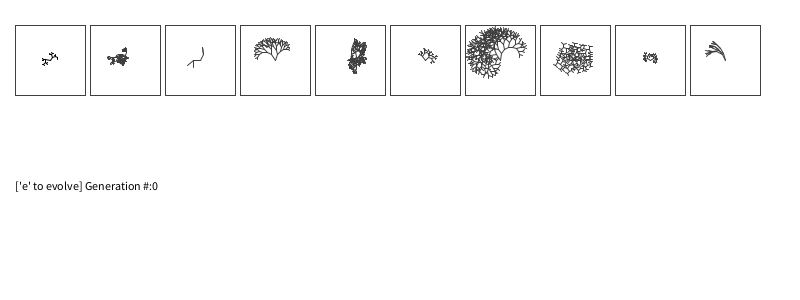
Frame 1 (no input)
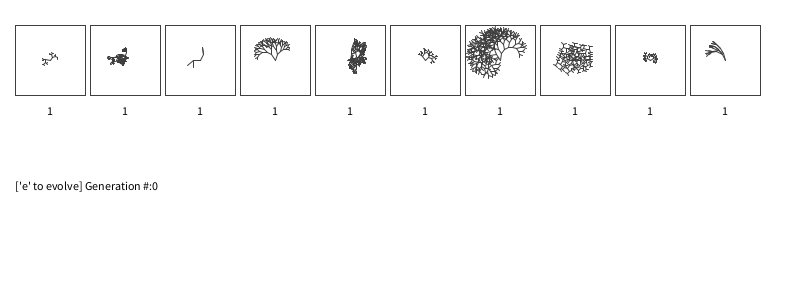
Frame 60 (the mouse pressed at the canvas centre just before this capture)
Frame 120 (the mouse held since frame 60 and released just before this capture): identical to frame 60, image omitted

The Processing sketch that drew these frames (run headless with seeded random() and noise(); from frame 60 on, the mouse is pressed at the canvas centre):

// Processing sketch: GA_interativo01
// ── GA_interativo01.pde
// The Nature of Code
// Daniel Shiffman
// http://natureofcode.com

// Interactive Selection
// http://www.genarts.com/karl/papers/siggraph91.html

Population population;

void setup() {
  size(800, 300);
  colorMode(RGB, 1.0);
  int popmax = 10;
  float mutationRate = 0.05;  // A pretty high mutation rate here, our population is rather small we need to enforce variety
  // Create a population with a target phrase, mutation rate, and population max
  population = new Population(mutationRate, popmax);
}

void draw() {
  background(1.0);
  // Display the faces
  population.display();
  population.rollover(mouseX, mouseY);
  // Display some text
  textAlign(LEFT);
  fill(0);
  text("['e' to evolve] Generation #:" + population.getGenerations(), 15, 190);
}

// If 'e' is presses, evolve next generation
void keyPressed() {
  if (key == 'e') {
    randomSeed(frameCount);
    population.selection();
    population.reproduction();
  }
}

// ── DNA.pde
// The Nature of Code
// Daniel Shiffman
// http://natureofcode.com

// Interactive Selection
// http://www.genarts.com/karl/papers/siggraph91.html

class DNA {

  // The genetic sequence
  float[] genes;
  int len = 10;  // Arbitrary length
  
  //Constructor (makes a random DNA)
  DNA() {
    // DNA is random floating point values between 0 and 1 (!!)
    genes = new float[len];
    for (int i = 0; i < genes.length; i++) {
      genes[i] = random(0,1);
    }
  }
  
  DNA(float[] newgenes) {
    genes = newgenes;
  }
  

  // Crossover
  // Creates new DNA sequence from two (this & 
  DNA crossover(DNA partner) {
    float[] child = new float[genes.length];
    int crossover = int(random(genes.length));
    for (int i = 0; i < genes.length; i++) {
      if (i > crossover) child[i] = genes[i];
      else               child[i] = partner.genes[i];
    }
    DNA newgenes = new DNA(child);
    return newgenes;
  }
  
  // Based on a mutation probability, picks a new random character in array spots
  void mutate(float m) {
    for (int i = 0; i < genes.length; i++) {
      if (random(1) < m) {
         genes[i] = random(0,1);
      }
    }
  }
}

// ── Organism.pde
// The Nature of Code
// Daniel Shiffman
// http://natureofcode.com
// Interactive Selection
// http://www.genarts.com/karl/papers/siggraph91.html

// The class for our "organism", contains DNA sequence, fitness value, position on screen
// Fitness Function f(t) = t (where t is "time" mouse rolls over organism)

class Organism {

  DNA dna;          // organism's DNA
  float fitness;    // How good is this organism?
  float x, y;       // Position on screen
  int wh = 70;      // Size of square enclosing organism
  boolean mouseIsOver; // Are we rolling over this organism?
  float a, b, c;

  // Create a new organism
  Organism(DNA dna_, float x_, float y_) {
    dna = dna_;
    x = x_; 
    y = y_;
    fitness = 1;
  }

  // Display the organism
  void display() {
    // We are using the organism's DNA to pick properties for this organism
    // such as: head size, color, eye position, etc.
    // Now, since every gene is a floating point between 0 and 1, we map the values
    a   = map(dna.genes[0], 0, 1, 0, HALF_PI);
    //color c          = color(dna.genes[1], dna.genes[2], dna.genes[3]);
    b   = map(dna.genes[4], 0, 1, 0, 10);
    c   = map(dna.genes[5], 0, 1, -2, 2);
    int d   = int(map(dna.genes[6], 0, 1, 2, 10));

    // Once we calculate all the above properties, we use those variables to draw rects, ellipses, etc.
    pushMatrix();
    translate(x, y);
    randomSeed(int(x + y));
    branch(d, a, wh/10 + (wh/75)*b);
    // Draw the bounding box
    stroke(0.25);
    pushStyle();
    if (mouseIsOver) fill(0, 0.25);
    else noFill();
    rectMode(CENTER);
    rect(0, 0, wh, wh);
    popStyle();
    popMatrix();

    // Display fitness value
    textAlign(CENTER);
    text(int(fitness), x, y+55);
  }

  float getFitness() {
    return fitness;
  }

  DNA getDNA() {
    return dna;
  }

  // Increment fitness if mouse is rolling over organism
  void checkMouseOver(int mx, int my) {
    int cx = int(x-wh/2);
    int cy = int(y-wh/2);
    if (mx > cx && mx < cx + wh  && my > cy && my < cy + wh) {
      mouseIsOver = true;
      fitness += 0.25;
    } else {
      mouseIsOver = false;
    }
  }


  void branch(int gen, float theta, float branch_size) {
    pushStyle();
    //strokeWeight(gen);
    // All recursive functions must have an exit condition!!!!
    if (gen > 1) { // and branch_size > 1:
      pushMatrix();
      float h = branch_size  * (1 - random(b/3, b) / 15);
      rotate(theta + c * random(1)); // Rotate by theta
      line(0, 0, 0, -h);  // Draw the branch
      translate(0, -h);  // Move to the end of the branch
      // Ok, now call myself to draw two branches!!
      pushStyle();
      branch(gen - 1, theta, h);
      popStyle();
      popMatrix();
      pushMatrix();
      h = branch_size  * (1 - random(b/3, b) / 15);
      rotate(-theta + c * random(1));
      line(0, 0, 0, -h);
      translate(0, -h);
      pushStyle();
      branch(gen - 1, theta, h);
      popStyle();
      popMatrix();
    }
    popStyle();
  }
}

// ── Population.pde
// The Nature of Code
// Daniel Shiffman
// http://natureofcode.com

// Interactive Selection
// http://www.genarts.com/karl/papers/siggraph91.html

// A class to describe a population of faces
// this hasn't changed very much from example to example

class Population {

  float mutationRate;           // Mutation rate
  Organism[] population;            // array to hold the current population
  ArrayList<Organism> matingPool;   // ArrayList which we will use for our "mating pool"
  int generations;              // Number of generations

  // Create the population
  Population(float m, int num) {
    mutationRate = m;
    population = new Organism[num];
    matingPool = new ArrayList<Organism>();
    generations = 0;
    for (int i = 0; i < population.length; i++) {
      population[i] = new Organism(new DNA(), 50+i*75, 60);
    }
  }

  // Display all faces
  void display() {
    for (int i = 0; i < population.length; i++) {
      population[i].display();
    }
  }

  // Are we rolling over any of the faces?
  void rollover(int mx, int my) {
    for (int i = 0; i < population.length; i++) {
      population[i].checkMouseOver(mx, my);
    }
  }

  // Generate a mating pool
  void selection() {
    // Clear the ArrayList
    matingPool.clear();

    // Calculate total fitness of whole population
    float maxFitness = getMaxFitness();

    // Calculate fitness for each member of the population (scaled to value between 0 and 1)
    // Based on fitness, each member will get added to the mating pool a certain number of times
    // A higher fitness = more entries to mating pool = more likely to be picked as a parent
    // A lower fitness = fewer entries to mating pool = less likely to be picked as a parent
    for (int i = 0; i < population.length; i++) {
      float fitnessNormal = map(population[i].getFitness(), 0, maxFitness, 0, 1);
      int n = (int) (fitnessNormal * 100);  // Arbitrary multiplier
      for (int j = 0; j < n; j++) {
        matingPool.add(population[i]);
      }
    }
  }  

  // Making the next generation
  void reproduction() {
    // Refill the population with children from the mating pool
    for (int i = 0; i < population.length; i++) {
      // Sping the wheel of fortune to pick two parents
      int m = int(random(matingPool.size()));
      int d = int(random(matingPool.size()));
      // Pick two parents
      Organism mom = matingPool.get(m);
      Organism dad = matingPool.get(d);
      // Get their genes
      DNA momgenes = mom.getDNA();
      DNA dadgenes = dad.getDNA();
      // Mate their genes
      DNA child = momgenes.crossover(dadgenes);
      // Mutate their genes
      child.mutate(mutationRate);
      // Fill the new population with the new child
      population[i] = new Organism(child, 50+i*75, 60);
    }
    generations++;
  }

  int getGenerations() {
    return generations;
  }

  // Find highest fintess for the population
  float getMaxFitness() {
    float record = 0;
    for (int i = 0; i < population.length; i++) {
      if (population[i].getFitness() > record) {
        record = population[i].getFitness();
      }
    }
    return record;
  }
}
